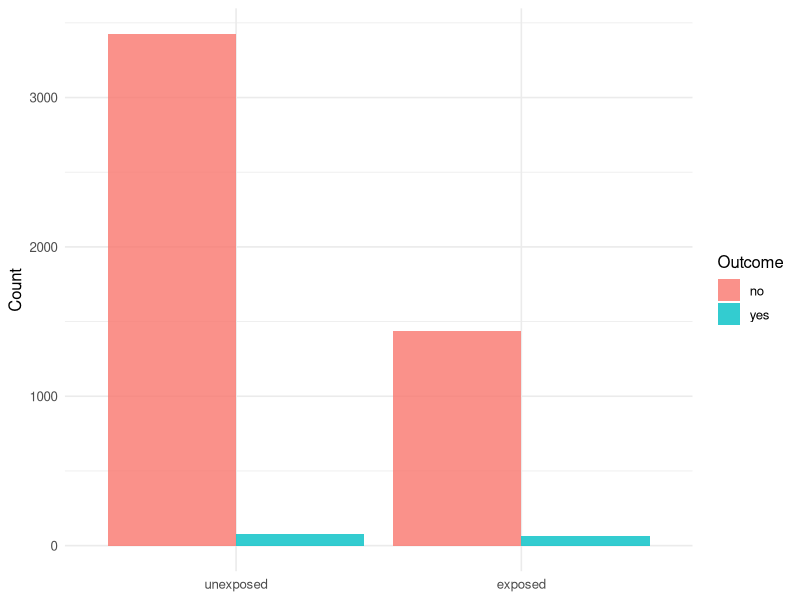

The R source for this figure:
## ---- chunk 1
#| label: setup
library(tidyverse)
set.seed(42)
theme_set(theme_minimal(base_size = 12))
## ---- chunk 2
n_pop <- 5000
pop <- tibble(
  id       = seq_len(n_pop),
  age      = rnorm(n_pop, 55, 10),
  exposure = rbinom(n_pop, 1, 0.30)
)
# outcome depends on exposure (log OR ~ 0.8) and age
lp <- -4 + 0.8 * pop$exposure + 0.04 * (pop$age - 55)
pop <- pop |>
  mutate(prob = plogis(lp),
         outcome = rbinom(n_pop, 1, prob))
## ---- chunk 3
#| fig-width: 6
#| fig-height: 3.5
pop |>
  count(exposure, outcome) |>
  mutate(exposure = factor(exposure, labels = c("unexposed", "exposed")),
         outcome  = factor(outcome,  labels = c("no", "yes"))) |>
  ggplot(aes(exposure, n, fill = outcome)) +
  geom_col(position = "dodge", alpha = 0.8) +
  labs(x = NULL, y = "Count", fill = "Outcome")
## ---- chunk 4
# Cohort analysis on full population
fit_cohort <- glm(outcome ~ exposure + age, data = pop, family = binomial)
coef_cohort <- broom::tidy(fit_cohort, conf.int = TRUE, exponentiate = TRUE)
coef_cohort
## ---- chunk 5
# Nested case-control: all cases, 4 controls per case
cases    <- pop |> filter(outcome == 1)
controls <- pop |>
  filter(outcome == 0) |>
  slice_sample(n = 4 * nrow(cases))
cc <- bind_rows(cases, controls)
fit_cc <- glm(outcome ~ exposure + age, data = cc, family = binomial)
coef_cc <- broom::tidy(fit_cc, conf.int = TRUE, exponentiate = TRUE)
coef_cc
## ---- chunk 6
bind_rows(
  cohort = coef_cohort |> filter(term == "exposure"),
  cc    = coef_cc    |> filter(term == "exposure"),
  .id = "design"
) |>
  select(design, estimate, conf.low, conf.high)
## ---- chunk 7
sessionInfo()
